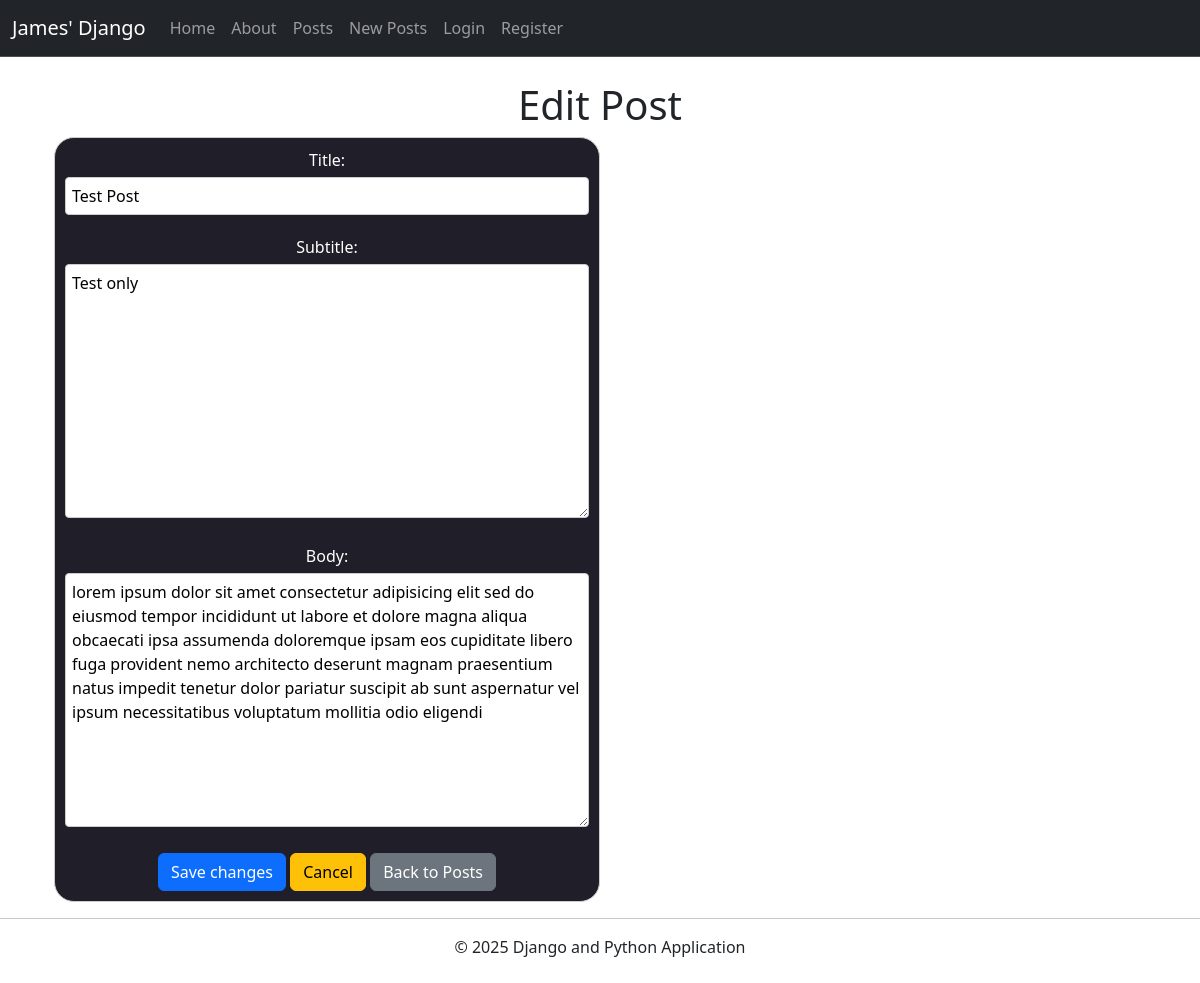
/posts/1/edit/, run on the app's committed database.
### posts/models.py (models this page shows, shortened)
class Post(models.Model):
    title = models.CharField(max_length=128)
    subtitle = models.TextField(max_length=256)
    body = models.TextField()
    author = models.ForeignKey(get_user_model(), on_delete=models.CASCADE)
    created_on = models.DateTimeField(auto_now_add=True)
    updated_on = models.DateTimeField(auto_now=True)

### posts/views.py (the view)
# urls.py: path('<int:pk>/edit/', PostUpdateView.as_view(), name='post_edit'),
class PostUpdateView(UpdateView):
    model = Post
    template_name = 'posts/edit.html'
    fields = ['title', 'subtitle', 'body']

### templates/posts/edit.html
{% extends "base.html" %} {%load static %} {% block css %}
<link rel="stylesheet" href="{% static 'css/posts.css' %}" />
{% endblock css %} {% block title %} Edit Post{% endblock title%}
{% block content %}
<div class="container-md">
  <h1>Edit Post</h1>
  <form class="editForm" method="POST">
    {% csrf_token %} {{ form.as_p }}
    <button type="submit" class="btn btn-primary">Save changes</button>
    <a class="btn btn-warning" href="{% url 'posts' %}">Cancel</a>
    <a class="btn btn-secondary" href="{% url 'posts' %}">Back to Posts</a>
  </form>
</div>
{% endblock content%}

### static/css/posts.css (style rules this page uses)
.editForm { display: block; width: 50%; padding: 10px; border: 1px solid #ccc; border-radius: 20px; background-color: #1f1e29; color: white; align-items: center; }
.editForm p { display: block; margin-bottom: 10px; }
.editForm label { display: block; margin-bottom: 5px; }
.editForm input, .editForm textarea, .editForm select { width: 100%; margin-bottom: 10px; padding: 6px; border-radius: 4px; border: 1px solid #ccc; }

### data on the page
Post: title "Test Post", subtitle "Test only", body "lorem ipsum dolor sit amet consectetur adipisicing elit sed do eiusmod tempor incididunt ut labore et dolore magna aliqua obcaecati ipsa assumenda doloremque ipsam eos cupiditate libero fuga provident nemo architecto deserunt magnam praesentium natus impedit tenetur dolor pariatur suscipit ab sunt aspernatur vel ipsum necessitatibus voluptatum mollitia odio eligendi"
